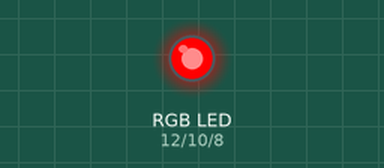
A sketch run on a simulated Arduino Uno, built with avr-gcc and run on an emulated ATmega328P. Shown: an RGB LED mixed from three pins (HIGH = lit).

Above: at 0.2 s.
At 1.2 s:
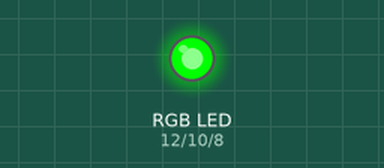
At 2.2 s:
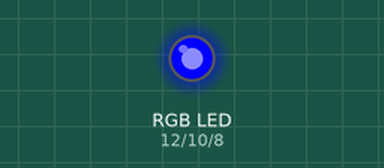
At 3.2 s:
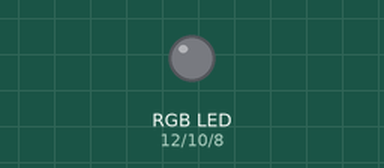
Timing chart, 0 to 5.2 s (numbered marks = the images above):
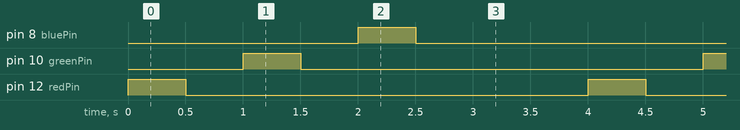

Measured:
- by itself, pin 8 (bluePin), pin 10 (greenPin), pin 12 (redPin): alternates HIGH for 0.50 s and LOW for 3.5 s
- by itself, everything shown: repeats every 4.0 s, in 6 steps

The sketch:

RGB_LED.ino
```cpp
int redPin=12;
int greenPin=10;
int bluePin=8;
int dt=500;

void setup() {
  // put your setup code here, to run once:
  pinMode(redPin, OUTPUT);
  pinMode(greenPin, OUTPUT);
  pinMode(bluePin, OUTPUT);
}

void loop() {
  // put your main code here, to run repeatedly:
  digitalWrite(redPin, HIGH);
  delay(dt);
  digitalWrite(redPin, LOW);
  delay(dt);

  digitalWrite(greenPin, HIGH);
  delay(dt);
  digitalWrite(greenPin, LOW);
  delay(dt);

  digitalWrite(bluePin, HIGH);
  delay(dt);
  digitalWrite(bluePin, LOW);
  delay(dt);

  delay(1000);

}
```
